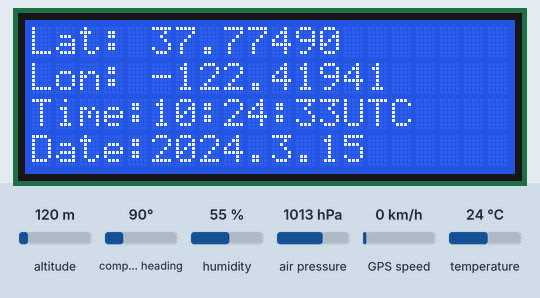
The sketch below on a simulated Arduino Uno, built with avr-gcc and run on an emulated ATmega328P. Shown: 20×4 character LCD. The inputs (shaded band) are chosen by the test bench; at power-on: humidity 55 %, air pressure 1013 hPa, temperature 24 °C, altitude 120 m, compass heading 90°, GPS speed 0 km/h. Storage starts empty; the GPS gets a fix after 3 s at 37.7749, -122.4194 with 8 satellites.

Above: at 3.7 s.
3.8 s: humidity set to 22 %
At 6.0 s:
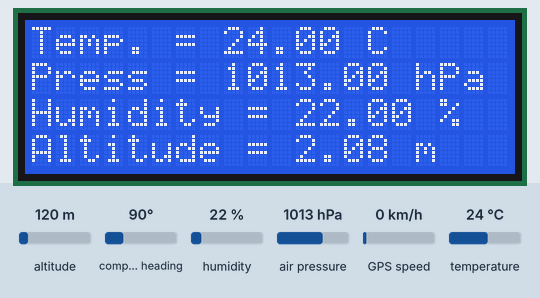
11.5 s: air pressure set to 952 hPa
At 14.3 s:
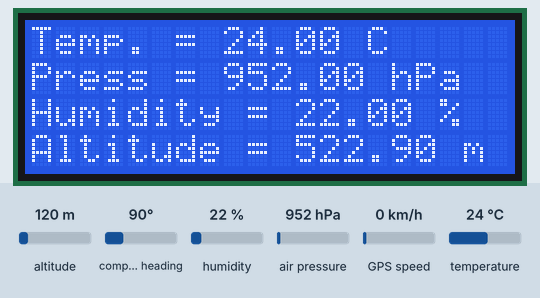
16.8 s: temperature set to 12 °C
At 18.0 s:
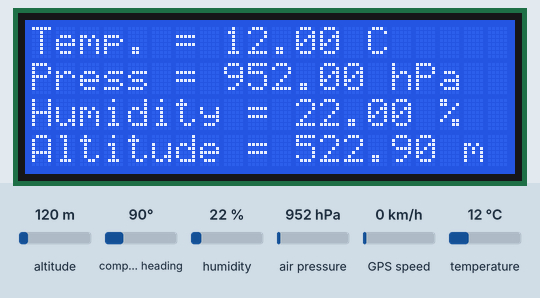
20.9 s: humidity set to 40 %
At 22.7 s:
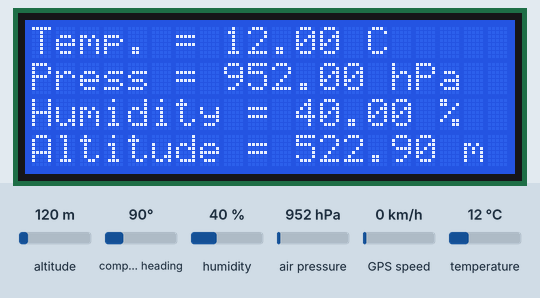
Timing chart, 0 to 24.2 s (numbered marks = the images above; inputs shaded):
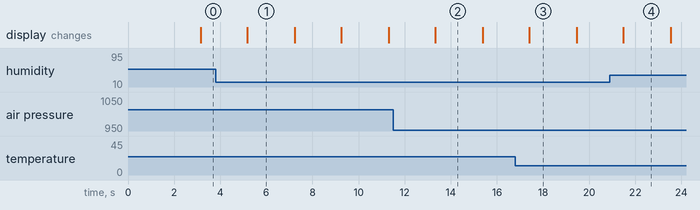

Measured:
- what the display in image 1 shows lasts 2.0 s, from 5.2 s to 7.2 s

The sketch:

Chapter9_GPS_LCD20X4_SDCard_BME280_1.ino
```cpp
// Chapter9_GPS_LCD20X4_SDCard_BME280_1.ino
#include <TinyGPS.h>
#include <LiquidCrystal.h>
#include <SD.h>
#include <Wire.h>
#include <SPI.h>
#include <Adafruit_Sensor.h>
#include <Adafruit_BME280.h>
#include <SoftwareSerial.h>

const int chipSelect = 10;
LiquidCrystal lcd(7, 8, 9, 6, 3, 2); // DEFINE THE WIRING OF LCD
// GPS RX connects to Arduino UNO pin 4
// GPS TX connects to Arduino UNO pin 5
SoftwareSerial mySerial(5, 4);

#define SEALEVELPRESSURE_HPA (1013.25)

TinyGPS gps; // DEFINE THE NAME OF GPS

Adafruit_BME280 bme; // I2C
unsigned long delayTime;

void setup() {
  lcd.begin(20, 4); // DEFINE THE DIMENSION OF LCD
  lcd.setCursor(0,0); // PUT CURSOR AT ORIGIN
  lcd.print("Getting ready..."); // PRINT A MESSAGE
  //delay(1000); // delay 1 seconds

  bme.begin();

  if (!SD.begin(chipSelect)) {
  lcd.setCursor(0,1);
    lcd.print("Card failed   "); // PRINT A MESSAGE
     return;
  }
  lcd.setCursor(0,1); // PUT CURSOR AT 2ND ROW
  lcd.print("card OK..."); // PRINT A MESSAGE
  delay(1000); // delay 1 seconds
  File dataFile = SD.open("GPSData7.txt", FILE_WRITE); // OPEN DATA FILE TO WRITE
                                                      // TO SD CARD
    dataFile.println("NaN, NaN, NaN, NaN, NaN, NaN, NaN, NaN, NaN, NaN, NaN, NaN"); // PRINT A LINE
      // THE ABOVE LINE IS INSERTED INTO THE DATA FILE EVERY TIME THE
      // ARDUINO IS RESTARTED. THIS WILL MAKE IT CONVENIENT TO READ IN
      // MATLAB TO AVOID PROBLEM WITH PLOTTING THE DATA WITH LARGE GAPS.
    dataFile.close();
}

// A FUNCTION TO BE USED REPEATEDLY TO GET GPS DATA
void getgps(TinyGPS &gps)
{
  File dataFile = SD.open("GPSData7.txt", FILE_WRITE);  // OPEN DATA FILE TO WRITE
                                                      // TO SD CARD
  // DEFINE THE DATA TYPES AND NAMES
  float latitude, longitude; int year;
  byte month,day,hour,minute,second,hundredths;
  // GET THE DATA FROM GPS
  gps.f_get_position(&latitude,&longitude);
  gps.crack_datetime(&year,&month,&day,&hour,&minute,&second,&hundredths);
  // PRINT THE LAT & LON ON THE LCD
  lcd.clear();
  lcd.setCursor(0,0); lcd.print("Lat: "); lcd.print(latitude,5);
  lcd.print("    ");
  lcd.setCursor(0,1); lcd.print("Lon: "); lcd.print(longitude,5);
  lcd.print(" "); // delay(1000); lcd.clear();
  // PRINT TIME ON THE LCD
  lcd.setCursor(0,2); lcd.print("Time:");
  if(hour<10)
  {
  lcd.print("0");
  }
  lcd.print(hour,DEC); lcd.print(":");
  if(minute<10)
  {
  lcd.print("0");
  }
  lcd.print(minute,DEC); lcd.print(":");
  if(second<10)
  {
  lcd.print("0");
  }
  lcd.print(second,DEC); lcd.print("UTC");
  // PRINT THE DATE ON THE LCD
  lcd.setCursor(0,3); lcd.print("Date:"); lcd.print(year,DEC);
  lcd.print("."); lcd.print(month,DEC); lcd.print(".");
  lcd.print(day,DEC);
  delay(2000);

     lcd.setCursor(0,0); lcd.print("Temp. = ");
     lcd.print(bme.readTemperature());
     lcd.print(" C     ");
     lcd.setCursor(0,1); lcd.print("Press = ");
     lcd.print(bme.readPressure() / 100.0F);
     lcd.print(" hPa");
     lcd.setCursor(0,2); lcd.print("Humidity = ");
     lcd.print(bme.readHumidity());
     lcd.print(" %");
     lcd.setCursor(0,3); lcd.print("Altitude = ");
     lcd.print(bme.readAltitude(SEALEVELPRESSURE_HPA));
     lcd.print(" m");
  delay(2000);
//  lcd.clear();

  // SAVE THE GPS DATA ON THE SD CARD
    dataFile.print(year,DEC); dataFile.print(", ");
    dataFile.print(month,DEC); dataFile.print(", ");
    dataFile.print(day,DEC); dataFile.print(", ");
    dataFile.print(hour,DEC); dataFile.print(", ");
    dataFile.print(minute,DEC); dataFile.print(", ");
    dataFile.print(second,DEC); dataFile.print(", ");
    dataFile.print(latitude,5); dataFile.print(", ");
    dataFile.print(longitude,5); dataFile.print(" ");
    dataFile.print(bme.readTemperature()); dataFile.print(", ");
    dataFile.print(bme.readPressure() / 100.0F); dataFile.print(", ");
    dataFile.print(bme.readHumidity()); dataFile.print(", ");
    dataFile.print(bme.readAltitude(SEALEVELPRESSURE_HPA)); dataFile.println("");
    dataFile.close();
  }

void loop() {
  // REPEATEDLY DO THE FOLLOWING TO GET THE GPS DATA,
  // DISPLAY ON THE LCD, AND SAVE ON THE SD CARD
byte GPSData;
mySerial.begin(9600);
   if (mySerial.available() > 0)
    {
      GPSData = mySerial.read();
      if(gps.encode(GPSData))
       {
        getgps(gps);
       }
    }
}
```
